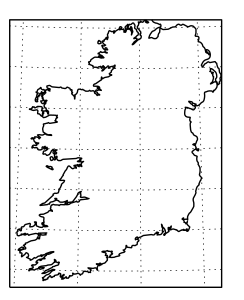

Python code for this plot:
import matplotlib.pyplot as plt
import cartopy.crs as ccrs

plt.figure(figsize=(2.43233741378, 3))
ax = plt.axes(projection=ccrs.OSNI())
ax.coastlines(resolution='10m')
ax.gridlines()
